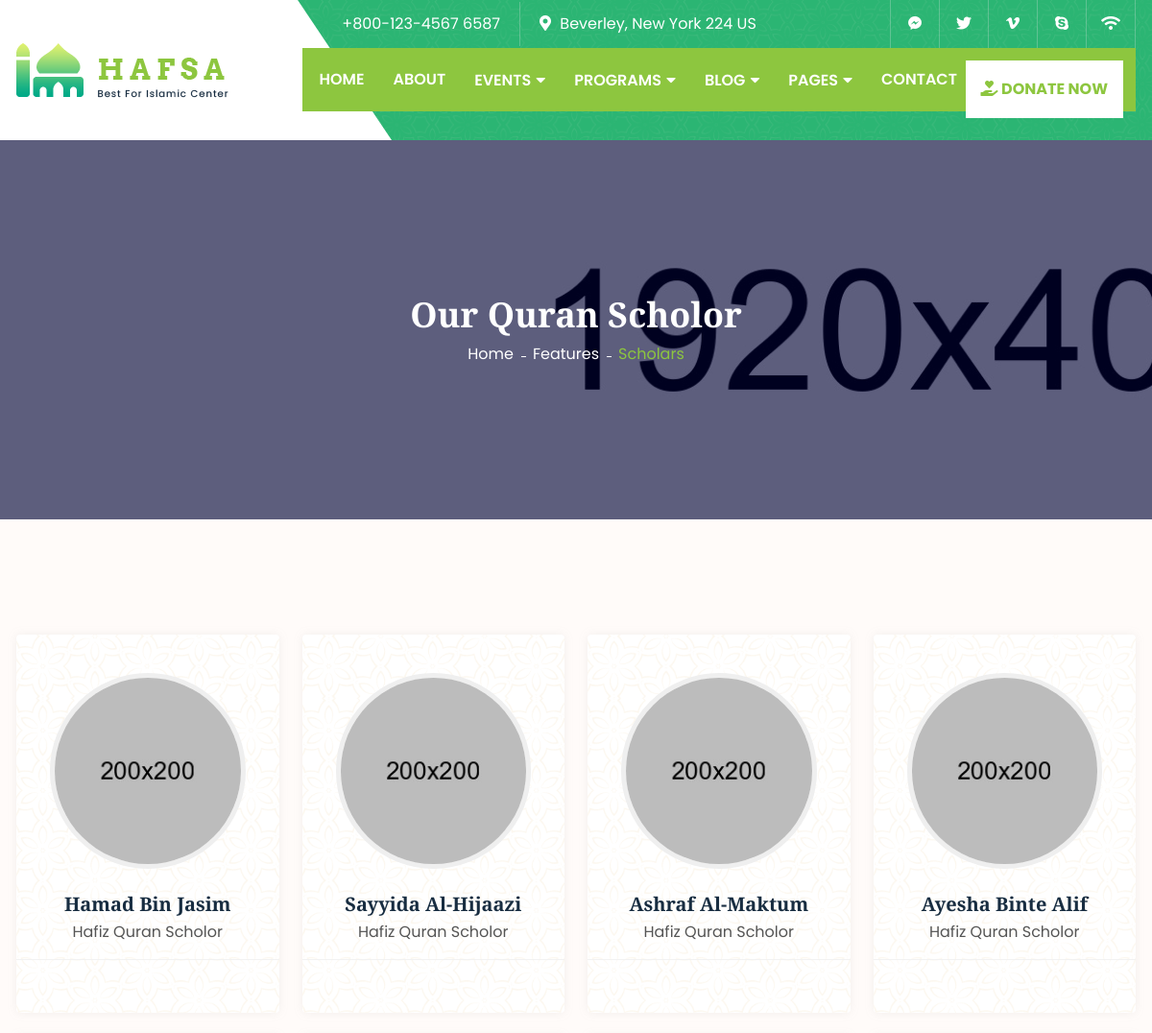
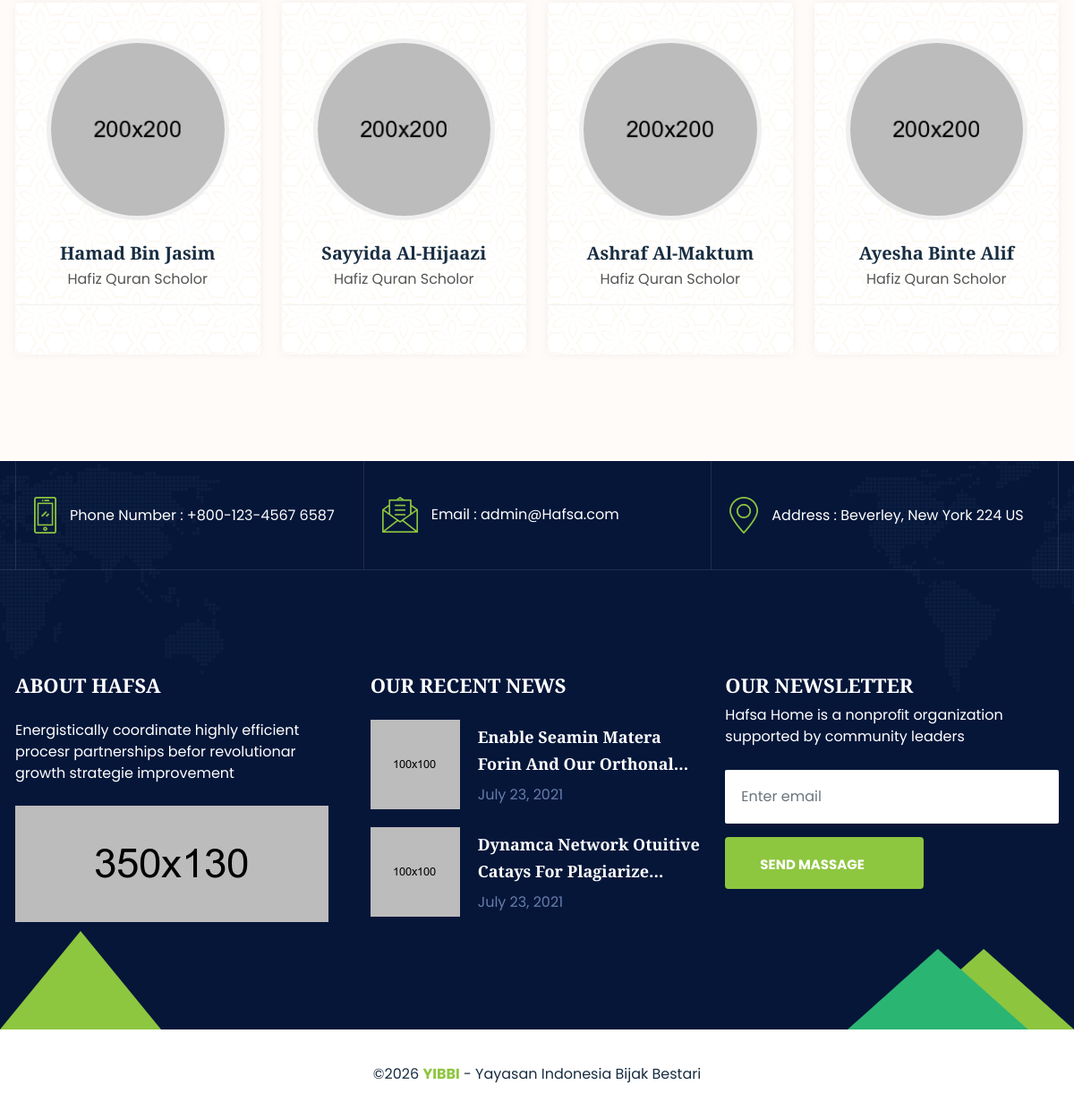
The app's page /scholar.php with its own data (2 pictures, top to bottom).
### tables this page shows
CREATE TABLE `settings` (
  `id` int(11) NOT NULL AUTO_INCREMENT,
  `site_title` varchar(255) NOT NULL,
  `logo` varchar(255) DEFAULT NULL,
  `favicon` varchar(255) DEFAULT NULL,
  `phone` varchar(50) DEFAULT NULL,
  `email` varchar(100) DEFAULT NULL,
  `address` text DEFAULT NULL,
  `copyright_text` text DEFAULT NULL,
  `footer_about_title` varchar(255) DEFAULT 'About Hafsa',
  `footer_about_text` text DEFAULT NULL,
  `footer_about_image` varchar(255) DEFAULT NULL,
  `whatsapp_donation` varchar(20) DEFAULT '6281234567890',
  `created_at` timestamp NOT NULL DEFAULT current_timestamp(),
  `updated_at` timestamp NOT NULL DEFAULT current_timestamp() ON UPDATE current_timestamp(),
  PRIMARY KEY (`id`)
);

CREATE TABLE `social_media` (
  `id` int(11) NOT NULL AUTO_INCREMENT,
  `platform` varchar(50) NOT NULL,
  `icon_class` varchar(50) NOT NULL,
  `url` varchar(255) NOT NULL,
  `is_active` tinyint(1) NOT NULL DEFAULT 1,
  `order_index` int(11) NOT NULL DEFAULT 0,
  PRIMARY KEY (`id`)
);

CREATE TABLE IF NOT EXISTS `scholars` (
  `id` int(11) NOT NULL AUTO_INCREMENT,
  `name` varchar(255) NOT NULL,
  `title` varchar(255) NOT NULL,
  `image` varchar(255) NOT NULL,
  `detail_image` varchar(255) DEFAULT NULL COMMENT 'Larger image for single page',
  `bio` text DEFAULT NULL COMMENT 'Short intro paragraph',
  `personal_statement` text DEFAULT NULL COMMENT 'Longer personal statement',
  `scholar_address` varchar(255) DEFAULT NULL,
  `scholar_email` varchar(255) DEFAULT NULL,
  `scholar_phone` varchar(50) DEFAULT NULL,
  `website` varchar(255) DEFAULT NULL,
  `language_skills` text DEFAULT NULL COMMENT 'JSON: [{"name":"English","percent":80},...]',
  `awards` text DEFAULT NULL COMMENT 'JSON: [{"image":"path","year":"2016"},...]',
  `social_twitter` varchar(255) DEFAULT '#',
  `social_behance` varchar(255) DEFAULT '#',
  `social_instagram` varchar(255) DEFAULT '#',
  `social_vimeo` varchar(255) DEFAULT '#',
  `social_linkedin` varchar(255) DEFAULT '#',
  `display_order` int(11) DEFAULT 0,
  `is_active` tinyint(1) DEFAULT 1,
  PRIMARY KEY (`id`)
);

### scholar.php (the view, shortened to what the rows shown need)
<?php
require_once 'config/database.php';
require_once 'includes/header.php';
try {
    $stmt = $pdo->query("SELECT * FROM scholars WHERE is_active = 1 ORDER BY display_order ASC");
    $scholars = $stmt->fetchAll(PDO::FETCH_ASSOC);
} catch (PDOException $e) {
    $scholars = [];
    error_log("Error fetching scholars: " . $e->getMessage());
}
?>
    <div class="team-section padding-tb">
        <div class="container">
            <div class="row">
                <div class="col-12">
                    <div class="row justify-content-center">
                        <?php if ($scholars): ?>
                            <?php foreach ($scholars as $scholar): ?>
                            <div class="col-xl-3 col-lg-4 col-sm-6 col-12">
                                <div class="card mb-4 text-center border-none team-item-1 pattern-2">
                                    <div class="lab-inner">
                                        <div class="lab-thumb">
                                            <img src="<?php echo htmlspecialchars($scholar['image']); ?>" class="card-img-top" alt="<?php echo htmlspecialchars($scholar['name']); ?>">
                                        </div>
                                        <div class="lab-content">
                                            <a href="scholar-single.php?id=<?php echo $scholar['id']; ?>">
                                                <h6 class="card-title mb-0"><?php echo htmlspecialchars($scholar['name']); ?></h6>
                                            </a>
                                            <p class="card-text mb-3"><?php echo htmlspecialchars($scholar['title']); ?></p>
                                            <div class="social-share">
                                                <a href="<?php echo htmlspecialchars($scholar['social_twitter'] ?? '#'); ?>" class="m-1 twitter"><i class="icofont-twitter"></i></a>
                                                <a href="<?php echo htmlspecialchars($scholar['social_behance'] ?? '#'); ?>" class="m-1 behance"><i class="icofont-behance"></i></a>
                                                <a href="<?php echo htmlspecialchars($scholar['social_instagram'] ?? '#'); ?>" class="m-1 instagram"><i class="icofont-instagram"></i></a>
                                                <a href="<?php echo htmlspecialchars($scholar['social_vimeo'] ?? '#'); ?>" class="m-1 vimeo"><i class="icofont-vimeo"></i></a>
                                                <a href="<?php echo htmlspecialchars($scholar['social_linkedin'] ?? '#'); ?>" class="m-1 linkedin"><i class="icofont-linkedin"></i></a>
                                            </div>
                                        </div>
                                    </div>
                                </div>
                            </div>
                            <?php endforeach; ?>
                        <?php else: ?>
                            <div class="col-12 text-center">
                                <p>No scholars found.</p>
                            </div>
                        <?php endif; ?>
                    </div>
                </div>
            </div>
        </div>
    </div>
<?php require_once 'includes/footer.php'; ?>

### includes/header.php (shortened to what the rows shown need)
<?php
$stmt = $pdo->query("SELECT * FROM settings LIMIT 1");
$settings = $stmt->fetch();
$stmt = $pdo->query("SELECT * FROM social_media WHERE is_active = 1 ORDER BY order_index");
$socialMedia = $stmt->fetchAll();
?>
<!DOCTYPE html>
<html lang="en">
<head>
    <link rel="stylesheet" href="<?php echo BASE_URL; ?>assets/css/bootstrap.min.css">
    <link rel="stylesheet" href="<?php echo BASE_URL; ?>assets/css/all.min.css">
    <link rel="stylesheet" href="<?php echo BASE_URL; ?>assets/css/icofont.min.css">
    <link rel="stylesheet" href="<?php echo BASE_URL; ?>assets/css/lightcase.css">
    <link rel="stylesheet" href="<?php echo BASE_URL; ?>assets/css/swiper.min.css">
    <link rel="stylesheet" href="<?php echo BASE_URL; ?>assets/css/style.css">
</head>
<body>
    <header class="header-3 pattern-1">
        <div class="container">
            <div class="row align-items-center justify-content-center">
                <div class="col-xl-3 col-12">
                    <div class="mobile-menu-wrapper d-flex flex-wrap align-items-center justify-content-between">
                        <div class="logo">
                            <a href="index.php">
                                <img src="<?php echo htmlspecialchars($settings['logo'] ?? 'assets/images/logo/01.png'); ?>" alt="logo">
                            </a>
                        </div>
                    </div>
                </div>
                <div class="col-xl-9 col-12">
                    <div class="header-top">
                        <div class="header-top-area">
                            <ul class="left lab-ul">
                                <li>
                                    <i class="icofont-ui-call"></i> <span><?php echo htmlspecialchars($settings['phone'] ?? '+800-123-4567 6587'); ?></span>
                                </li>
                                <li>
                                    <i class="fas fa-map-marker-alt"></i> <?php echo htmlspecialchars($settings['address'] ?? 'Beverley, New York 224 US'); ?>
                                </li>
                            </ul>
                            <ul class="social-icons lab-ul d-flex">
                                <?php foreach ($socialMedia as $social): ?>
                                <li>
                                    <a href="<?php echo htmlspecialchars($social['url']); ?>"><i class="<?php echo htmlspecialchars($social['icon_class']); ?>"></i></a>
                                </li>
                                <?php endforeach; ?>
                            </ul>
                        </div>
                    </div>
                </div>
            </div>
        </div>
    </header>

### includes/footer.php (shortened to what the rows shown need)
    <footer class="footer-section" style="background-image: url(<?php echo BASE_URL; ?>assets/images/bg-images/footer-bg.png);">
        <div class="footer-top">
            <div class="container">
                <div class="row g-3 justify-content-center g-lg-0">
                    <div class="col-lg-4 col-sm-6 col-12">
                        <div class="footer-top-item lab-item">
                            <div class="lab-inner">
                                <div class="lab-content">
                                    <span>Phone Number : <?php echo htmlspecialchars($settings['phone'] ?? '+88019 339 702 520'); ?></span>
                                </div>
                            </div>
                        </div>
                    </div>
                    <div class="col-lg-4 col-sm-6 col-12">
                        <div class="footer-top-item lab-item">
                            <div class="lab-inner">
                                <div class="lab-content">
                                    <span>Email : <?php echo htmlspecialchars($settings['email'] ?? 'admin@YIBBI.com'); ?></span>
                                </div>
                            </div>
                        </div>
                    </div>
                    <div class="col-lg-4 col-sm-6 col-12">
                        <div class="footer-top-item lab-item">
                            <div class="lab-inner">
                                <div class="lab-content">
                                    <span>Address : <?php echo htmlspecialchars($settings['address'] ?? '30 North West New York 240'); ?></span>
                                </div>
                            </div>
                        </div>
                    </div>
                </div>
            </div>
        </div>
        <div class="footer-middle padding-tb tri-shape-3">
            <div class="container">
                <div class="row">
                    <div class="col-lg-4 col-md-6 col-12">
                        <div class="footer-middle-item-wrapper">
                            <div class="footer-middle-item mb-5 mb-lg-0">
                                <div class="fm-item-title">
                                    <h5><?php echo htmlspecialchars($settings['footer_about_title'] ?? 'About YIBBI'); ?></h5>
                                </div>
                                <div class="fm-item-content">
                                    <p class="mb-4"><?php echo htmlspecialchars($settings['footer_about_text'] ?? 'Energistically coordinate highly efficient procesr partnerships befor revolutionar growth strategie improvement'); ?></p>
                                    <img src="<?php echo BASE_URL; ?><?php echo htmlspecialchars($settings['footer_about_image'] ?? 'assets/images/footer/footer-middle/01.jpg'); ?>" alt="about-image"
                                        class="footer-abt-img">
                                </div>
                            </div>
                        </div>
                    </div>
                    <div class="col-lg-4 col-md-6 col-12">
                        <div class="footer-middle-item-wrapper">
                            <div class="footer-middle-item-3 mb-5 mb-lg-0">
                                <div class="fm-item-content">
                                    <p><?php echo htmlspecialchars($settings['site_title'] ?? 'YIBBI'); ?> is a nonproﬁt organization supported
                                        by community leaders</p>
                                    <form>
                                        <div class="form-group">
                                        </div>
                                        <button type="submit" class="lab-btn">Send Massage </button>
                                    </form>
                                </div>
                            </div>
                        </div>
                    </div>
                </div>
            </div>
        </div>
    </footer>
</body>
</html>

### records on screen
settings: logo (picture), phone "+800-123-4567 6587", address "Beverley, New York 224 US", email "admin@Hafsa.com", footer_about_title "ABOUT HAFSA", footer_about_text "Energistically coordinate highly efficient procesr partnerships befor revolutionar growth strategie improvement", footer_about_image (picture), site_title "Hafsa Home"
scholars: image (picture), name "Hamad Bin Jasim", title "Hafiz Quran Scholor"
scholars: image (picture), name "Sayyida Al-Hijaazi", title "Hafiz Quran Scholor"
scholars: image (picture), name "Ashraf Al-Maktum", title "Hafiz Quran Scholor"
scholars: image (picture), name "Ayesha Binte Alif", title "Hafiz Quran Scholor"
scholars: image (picture), name "Hamad Bin Jasim", title "Hafiz Quran Scholor"
scholars: image (picture), name "Sayyida Al-Hijaazi", title "Hafiz Quran Scholor"
scholars: image (picture), name "Ashraf Al-Maktum", title "Hafiz Quran Scholor"
scholars: image (picture), name "Ayesha Binte Alif", title "Hafiz Quran Scholor"
